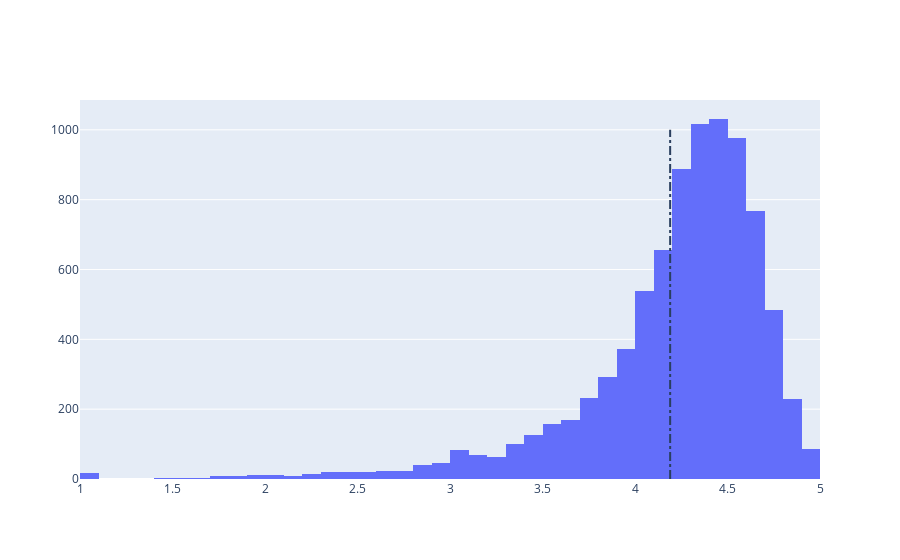

This figure's notebook cell:
### Code cell
avg_app_rating=round(df['Rating'].mean(),2)
data=[go.Histogram(
          x=df['Rating'],
          xbins={'start':1, 'size':0.1,'end':5}
)]

# Vertical dashed line to indicate the average app rating
layout = {'shapes': [{
              'type' :'line',
              'x0': avg_app_rating,
              'y0': 0,
              'x1': avg_app_rating,
              'y1': 1000,
              'line': { 'dash': 'dashdot'}
          }]
          }

plotly.offline.iplot({'data': data, 'layout': layout})

### Figure 1 — Plotly figure (JSON) as saved in the notebook; plotly's stock layout.template omitted (floating-point values rounded to 4 significant figures; data arrays with more than 128 entries replaced by an {"elided": "..."} marker saying what was removed)
{"data": [{"type": "histogram", "x": {"elided": "8886 float values"}, "xbins": {"end": 5, "size": 0.1, "start": 1}}], "layout": {"shapes": [{"line": {"dash": "dashdot"}, "type": "line", "x0": 4.19, "x1": 4.19, "y0": 0, "y1": 1000}]}}
